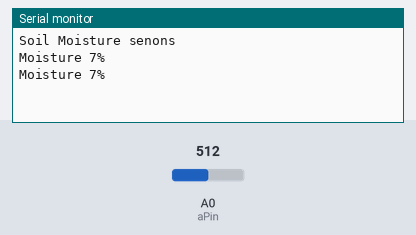
Bench run of a sketch on a simulated Arduino Uno, built with avr-gcc and run on an emulated ATmega328P. Shown: the last lines printed to the serial monitor. The test bench sets the inputs (shaded band); at power-on: A0 (aPin) = 512.

Above: at 3.2 s.
3.3 s: A0 (aPin) set to 716
At 4.6 s:
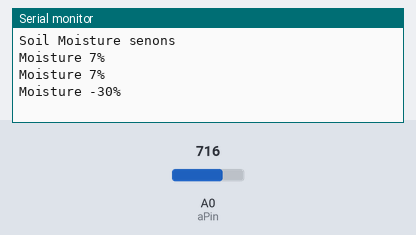
4.8 s: A0 (aPin) set to 900
At 5.8 s:
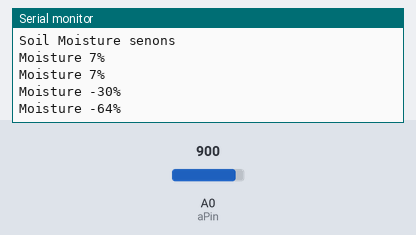
Timing chart, 0 to 7.8 s (numbered marks = the images above; inputs shaded):
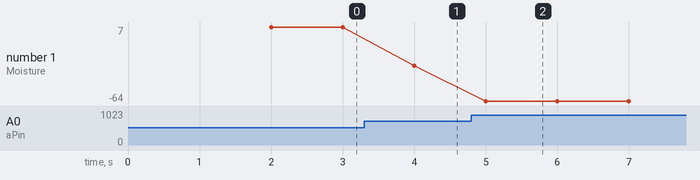

Measured:
- after the input at 3.3 s, the serial monitor: prints a new line after 0.70 s (image 1)
- after the input at 4.8 s, the serial monitor: prints a new line after 0.20 s (image 2)
- plotted number 1: 7 → -30 after the input at 3.3 s, -30 → -64 after the input at 4.8 s

The sketch:

soil.ino
```cpp
int output;
int aPin = A0;
void setup() {
  Serial.begin(9600);
  Serial.println("Soil Moisture senons");
  delay(2000);
}

void loop() {
  output = analogRead(aPin);
  output=map(output,550,10,0,100);
  Serial.print("Moisture ");
  Serial.print(output);
  Serial.print("% \n");
  delay(1000);
}
```
